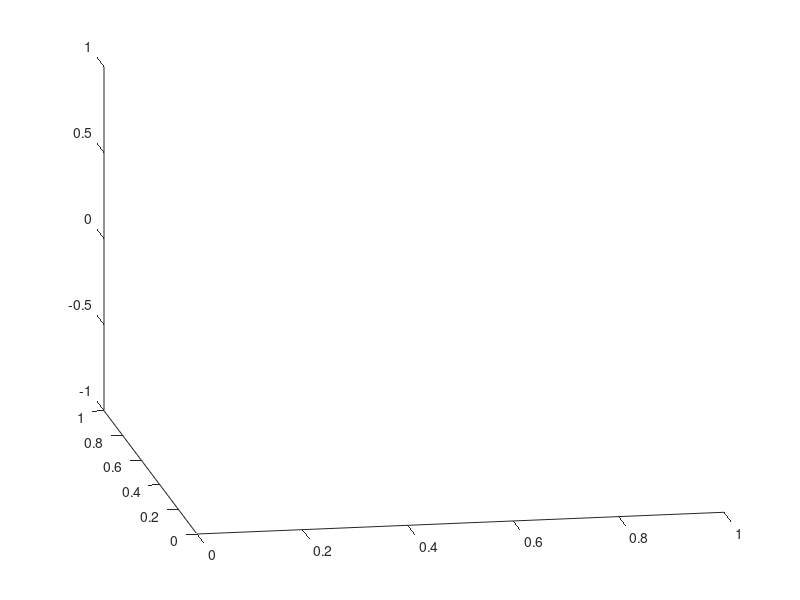

Write the MATLAB code that produced this figure.

% Run heading to addpath and load networks
%{
open DesignTargets.m
%}

%% AD results load data
% Two types are slightly different on AD optimized pattern; 
% but with the same pattern, feeding (-1,1)---type2, or (-2mu,2-2mu)---type 3, 
% to the network gives very similar prediction.

% AD based on Type 2
result_file = 'subI4FlipX_AD0s.mat';
csv_Optim = 'outs-Nocut2_subI4FlipX_ADtype2_zeros.csv';

% Go to Result_Check.m
%{
open Result_Check.m
%}

% Shape view
view(-10,20);

%% run subdomain GA
% open GA_subspace.m

%% EA subdomain, load data

result_file = 'subI4FlipX_AD0s_EAsub1disp_pop2000.mat'; % RN11
csv_Optim = 'outs-Nocut2_subI4FlipX_AD0s_EARN11sub1disp_pop2000.csv';


% Go to Result_Check.m
%{
open Result_Check.m
%}

% Shape view
view(-10,20);

